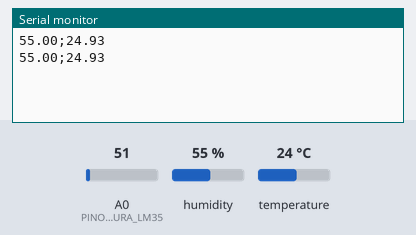
Bench run of a sketch on a simulated Arduino Uno, built with avr-gcc and run on an emulated ATmega328P. Parts: the last lines printed to the serial monitor. Inputs (shaded band) come from the test bench; at power-on: humidity 55 %, A0 (PINO_SENSOR_TEMPERATURA_LM35) = 51, temperature 24 °C.

Above: at 1.8 s.
1.9 s: humidity set to 22 %
At 3.3 s:
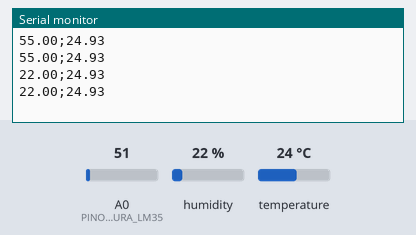
3.4 s: A0 (PINO_SENSOR_TEMPERATURA_LM35) set to 61
At 4.6 s:
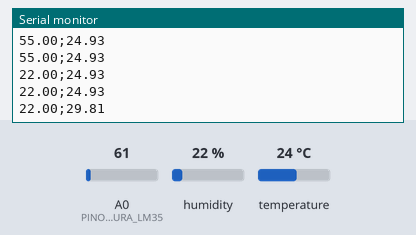
4.9 s: humidity set to 40 %
At 5.9 s:
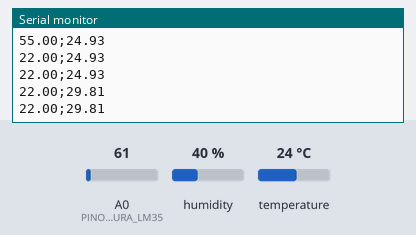
6.4 s: A0 (PINO_SENSOR_TEMPERATURA_LM35) set to 71
At 7.8 s:
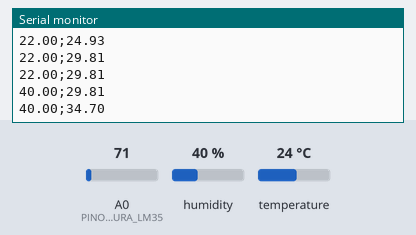
Timing chart, 0 to 8.9 s (numbered marks = the images above; inputs shaded):
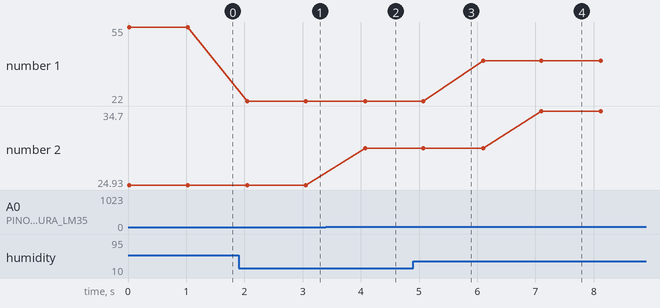

Measured:
- after the input at 1.9 s, the serial monitor: prints a new line after 0.15 s (image 1)
- after the input at 3.4 s, the serial monitor: prints a new line after 0.67 s (image 2)
- after the input at 6.4 s, the serial monitor: prints a new line after 0.70 s (image 4)
- plotted number 1: 55 → 22 after the input at 1.9 s, 22 → 40 after the input at 4.9 s
- plotted number 2: 24.93 → 29.81 after the input at 3.4 s, 29.81 → 34.7 after the input at 6.4 s

The sketch:

arduinoAtualizado.ino
```cpp
#include "DHT.h" //  chamar biblioteca

#define TIPO_SENSOR DHT11 // definir o sensor DHT11
const int PINO_SENSOR_UMIDADE_DHT11 = A2; // variável para armazenar a saida na porta analógica
const int PINO_SENSOR_TEMPERATURA_LM35 = A0; // variável para armazenar a saída na porta analógica
float temperaturaCelsius; // variável para armazenar a temperatura lida

DHT sensorDHT(PINO_SENSOR_UMIDADE_DHT11, TIPO_SENSOR);
void setup(){
// configura taxa de transferência em bauds
Serial.begin(9600); // inicia a comunicação serial a 9600 bauds(bits por segundo)
sensorDHT.begin();
}

// Função que será executada de forma continua
void loop() { //Leitura analógica da porta A0
float umidade = sensorDHT.readHumidity();
int temperatura = analogRead(PINO_SENSOR_TEMPERATURA_LM35); // precisão do A/D ->
temperaturaCelsius = (temperatura * 5.0 / 1023.0) / 0.01; // 5 se refere aos volts ; 1023 a unidade ; 0.01 mV

if (isnan(temperaturaCelsius) || isnan(umidade)) { // condição para iniciar
  Serial.println("Erro ao ler os dados do sensor");
}else {
 // inicia a impressão dos dados
Serial.print(umidade); // valor do dado do sensor
Serial.print(";");
Serial.println(temperaturaCelsius);

}
delay(1000); // tempo para realizar outra leitura
}
```
